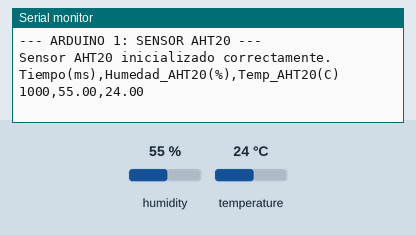
Simulated run of this sketch. Board: Arduino Uno, built with avr-gcc and run on an emulated ATmega328P. On the bench: the last lines printed to the serial monitor. The inputs (shaded band) are chosen by the test bench; at power-on: humidity 55 %, temperature 24 °C.

Above: at 1.2 s.
1.3 s: humidity set to 22 %
At 2.6 s:
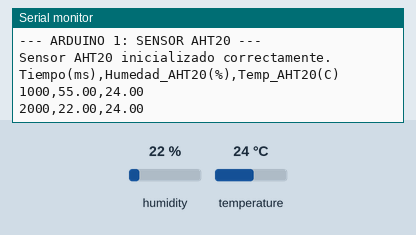
2.8 s: temperature set to 12 °C
At 3.9 s:
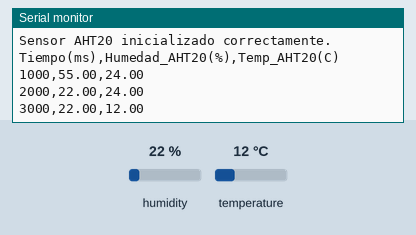
4.3 s: humidity set to 40 %
At 5.4 s:
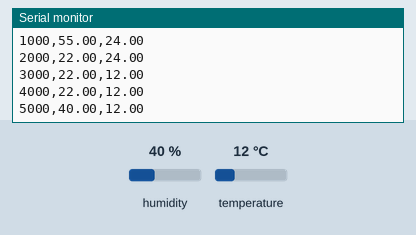
Timing chart, 0 to 7.3 s (numbered marks = the images above; inputs shaded):
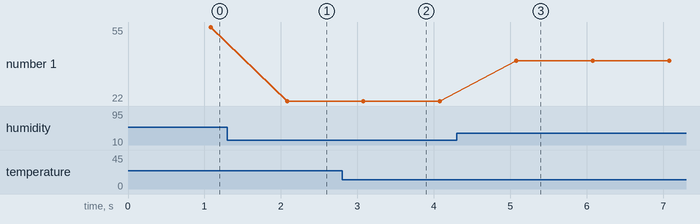

The sketch:

AHT20.ino
```cpp
#include <Wire.h>
#include <Adafruit_AHTX0.h>

Adafruit_AHTX0 aht;

unsigned long tiempoAnterior = 0;
const long intervalo = 1000;

void setup() {
  Serial.begin(9600);
  while (!Serial) delay(10);

  Serial.println("--- ARDUINO 1: SENSOR AHT20 ---");

  if (!aht.begin()) {
    Serial.println("¡Error! No se pudo encontrar el sensor AHT20.");
    while (1) delay(10);
  }
  Serial.println("Sensor AHT20 inicializado correctamente.");

  // Encabezado para identificar los datos en este puerto serie
  Serial.println("Tiempo(ms),Humedad_AHT20(%),Temp_AHT20(C)");
}

void loop() {
  unsigned long tiempoActual = millis();

  if (tiempoActual - tiempoAnterior >= intervalo) {
    tiempoAnterior = tiempoActual;

    sensors_event_t humedad, tempAHT;
    aht.getEvent(&humedad, &tempAHT);

    // Imprimir datos separados por comas
    Serial.print(tiempoActual);
    Serial.print(",");
    Serial.print(humedad.relative_humidity, 2);
    Serial.print(",");
    Serial.println(tempAHT.temperature, 2);
  }
}
```

Measured:
- after the input at 1.3 s, the serial monitor: prints a new line after 0.78 s (image 1)
- after the input at 2.8 s, the serial monitor: prints a new line after 0.28 s (image 2)
- after the input at 4.3 s, the serial monitor: prints a new line after 0.78 s (image 3)
- plotted number 1: 55 → 22 after the input at 1.3 s, 22 → 40 after the input at 4.3 s
